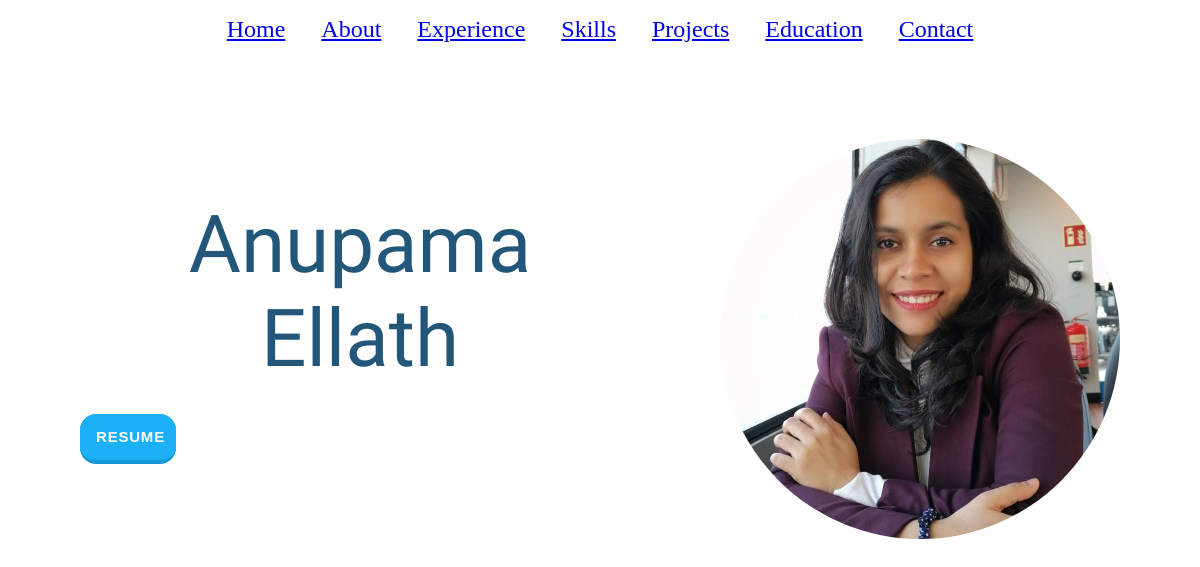
The page / on the database its author committed.
### app_portfolio/models.py (models this page shows, shortened)
class Home(models.Model):
    name = models.CharField(max_length=25)
    picture = models.ImageField(upload_to='picture/')
    resume = models.FileField(upload_to='picture/', default='Anupama_Ellath_CV.pdf')

### app_portfolio/views.py (the view)
# urls.py: path('', home, name='home'),
def home(request):
    homes = Home.objects.all()
    context = {
        "homes": homes
    }
    return render(request, 'app_portfolio/home.html', context)

### templates/app_portfolio/home.html
{% extends 'app_portfolio/base.html' %}
{% load static %}
{% block content %}
{% for home in homes %}
<div class="home">
  <div class="home_name">
    <span>
      <span>{{ home.name }}</span>
      {% if homes %}
      <form action="{{ home.resume.url }}" method="get" class="resume">
        <button type="submit" class="button">Resume</button>
      </form>
      {% endif %}
    </span>
    <img src="{{ home.picture.url }}" alt="My image" class="image" />
  </div>
</div>
{% endfor %} {% endblock %}

### static/app_portfolio/style.css (style rules this page uses)
html, body { height: 100vh; margin: 0; padding: 0; background-image: url("background_picture.jpg"); box-sizing: border-box; }
.home { padding: 5rem; display: flex; flex-direction: column; align-items: center; justify-content: center; text-align: center; }
.home_name { font-size: 5rem; font-family: "Fjalla One"; color: #22577a; display: flex; align-items: center; justify-content: center; margin: 0; padding: 0; }
.image { border-radius: 50%; width: 25rem; height: 25rem; margin-left: 5rem; }
.resume { display: block; width: 6rem; position: relative; }
.button { appearance: button; background-color: #1899D6; border: solid transparent; border-radius: 16px; border-width: 0 0 4px; box-sizing: border-box; color: #FFFFFF; cursor: pointer; display: inline-block; font-family: din-round,sans-serif; font-size: 15px; font-weight: 700; letter-spacing: .8px; line-height: 20px; outline: none; overflow: visible; padding: 13px 16px; text-align: center; text-transform: uppercase; touch-action: manipulation; transform: translateZ(0); transition: filter .2s; user-select: none; -webkit-user-select: none; vertical-align: middle; white-space: nowrap; width: 100%; }
.button:after { background-clip: padding-box; background-color: #1CB0F6; border: solid transparent; border-radius: 16px; border-width: 0 0 4px; bottom: -4px; content: ""; left: 0; position: absolute; right: 0; top: 0; z-index: -1; }

### rows shown on the page
Home: name "Anupama Ellath", picture (picture)
